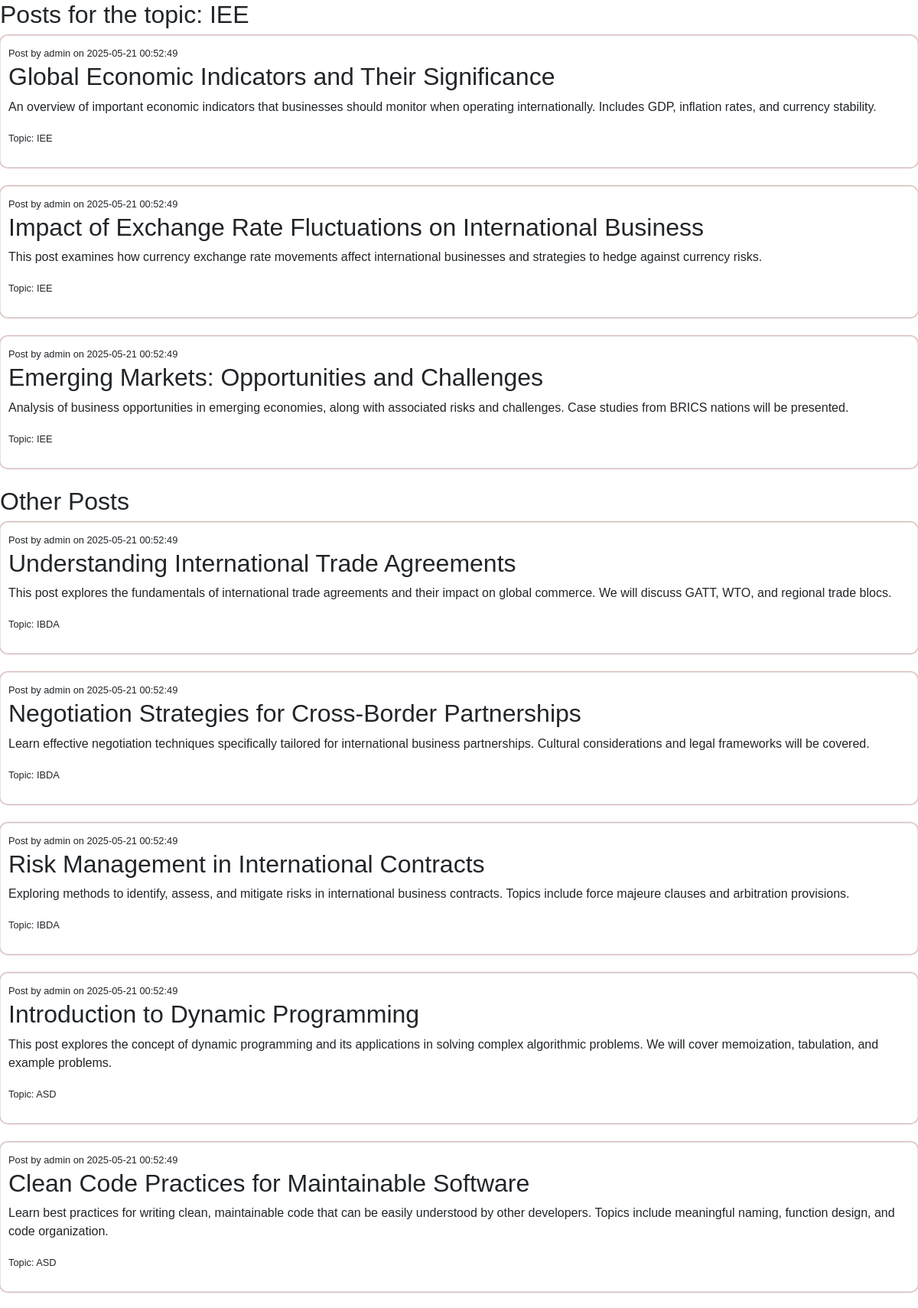
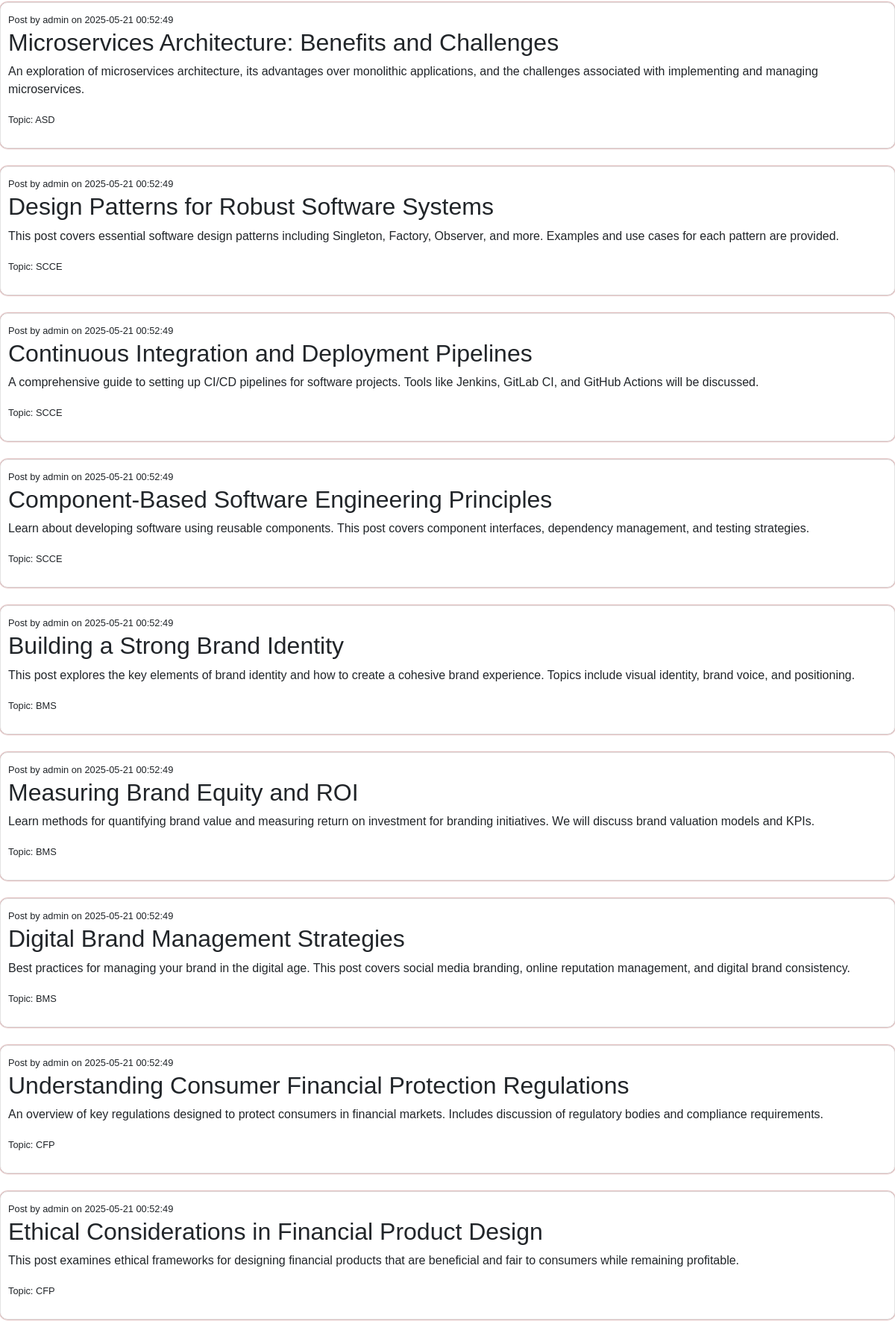
The app's page /view_posts.php?topic=IEE (upper part) with its own data (2 pictures, top to bottom).
### tables this page shows
CREATE TABLE IF NOT EXISTS posts (
    id INT AUTO_INCREMENT PRIMARY KEY,
    user_id INT NOT NULL,
    title VARCHAR(255) NOT NULL,
    content TEXT NOT NULL,
    topic VARCHAR(100) NOT NULL,
    created_at TIMESTAMP DEFAULT CURRENT_TIMESTAMP,
    FOREIGN KEY (user_id) REFERENCES users(id) ON DELETE CASCADE
);

CREATE TABLE IF NOT EXISTS users (
    id INT AUTO_INCREMENT PRIMARY KEY,
    username VARCHAR(50) NOT NULL UNIQUE,
    password VARCHAR(255) NOT NULL,
    email VARCHAR(100) NOT NULL UNIQUE,
    created_at TIMESTAMP DEFAULT CURRENT_TIMESTAMP
);

### view_posts.php (the view, shortened to what this page needs)
<!DOCTYPE html>
<html lang="en">
<head>
    <link href="https://stackpath.bootstrapcdn.com/bootstrap/4.5.2/css/bootstrap.min.css" rel="stylesheet">
    <link href="css/styles.css" rel="stylesheet">
</head>
<body>
    <?php
    include 'db.php';
    $selectedTopic = isset($_GET['topic']) ? $_GET['topic'] : '';
    if ($selectedTopic) {
        $sql = "SELECT posts.id, posts.title, posts.content, posts.topic, posts.created_at, users.username
                FROM posts
                JOIN users ON posts.user_id = users.id
                WHERE posts.topic = '$selectedTopic'
                ORDER BY posts.created_at DESC";
    }
    $result = $conn->query($sql);
    if ($result && $result->num_rows > 0) {
        echo "<h2>Posts for the topic: " . ($selectedTopic ? $selectedTopic : 'All Topics') . "</h2>";
        while ($row = $result->fetch_assoc()) {
            echo displayPost($row, $conn);
        }
    } else {
        echo "<p>No posts found for the selected topic.</p>";
    }
    if ($selectedTopic) {
        $sql = "SELECT posts.id, posts.title, posts.content, posts.topic, posts.created_at, users.username
                FROM posts
                JOIN users ON posts.user_id = users.id
                WHERE posts.topic != '$selectedTopic'";
        $sql .= " ORDER BY posts.created_at DESC";
        $result = $conn->query($sql);
        if ($result && $result->num_rows > 0) {
            echo "<h2>Other Posts</h2>";
            while ($row = $result->fetch_assoc()) {
                echo displayPost($row, $conn);
            }
        }
    }
    function displayPost($row, $conn) {
        echo "<div class='post mb-4 post-container'>";
        echo "<small class='post-meta'>Post by " . htmlspecialchars($row['username']) . " on " . $row['created_at'] . "</small>";
        echo "<h2 class='post-title'>" . htmlspecialchars($row['title']) . "</h2>";
        echo "<p class='post-content'>" . nl2br(htmlspecialchars($row['content'])) . "</p>";
        echo "<small class='post-topic'>Topic: " . htmlspecialchars($row['topic']) . "</small><br>";
        $post_id = $row['id'];
        $comment_sql = "SELECT comments.id, comments.content, comments.created_at, users.username
                        FROM comments
                        JOIN users ON comments.user_id = users.id
                        WHERE comments.post_id='$post_id'
                        ORDER BY comments.created_at DESC";
        $comment_result = $conn->query($comment_sql);
        echo "</div>";
    }
    ?>
</body>
</html>

### css/styles.css (style rules this page uses)
* { margin: 0; padding: 0; outline: none; box-sizing: border-box; font-family: 'Poppins', sans-serif; }
.post { border: 1px solid #e3e3e3; padding: 10px; margin-bottom: 20px; border-radius: 10px; box-shadow: 0px 0px 2px #800507; }

### records on screen
posts: user.username "admin", created_at "2025-05-21 00:52:49", title "Global Economic Indicators and Their Significance", content "An overview of important economic indicators that businesses should monitor when operating internationally. Includes GDP, inflation rates, and currency stability.", topic "IEE"
posts: user.username "admin", created_at "2025-05-21 00:52:49", title "Impact of Exchange Rate Fluctuations on International Business", content "This post examines how currency exchange rate movements affect international businesses and strategies to hedge against currency risks.", topic "IEE"
posts: user.username "admin", created_at "2025-05-21 00:52:49", title "Emerging Markets: Opportunities and Challenges", content "Analysis of business opportunities in emerging economies, along with associated risks and challenges. Case studies from BRICS nations will be presented.", topic "IEE"
posts: user.username "admin", created_at "2025-05-21 00:52:49", title "Understanding International Trade Agreements", content "This post explores the fundamentals of international trade agreements and their impact on global commerce. We will discuss GATT, WTO, and regional trade blocs.", topic "IBDA"
posts: user.username "admin", created_at "2025-05-21 00:52:49", title "Negotiation Strategies for Cross-Border Partnerships", content "Learn effective negotiation techniques specifically tailored for international business partnerships. Cultural considerations and legal frameworks will be covered.", topic "IBDA"
posts: user.username "admin", created_at "2025-05-21 00:52:49", title "Risk Management in International Contracts", content "Exploring methods to identify, assess, and mitigate risks in international business contracts. Topics include force majeure clauses and arbitration provisions.", topic "IBDA"
posts: user.username "admin", created_at "2025-05-21 00:52:49", title "Introduction to Dynamic Programming", content "This post explores the concept of dynamic programming and its applications in solving complex algorithmic problems. We will cover memoization, tabulation, and example problems.", topic "ASD"
posts: user.username "admin", created_at "2025-05-21 00:52:49", title "Clean Code Practices for Maintainable Software", content "Learn best practices for writing clean, maintainable code that can be easily understood by other developers. Topics include meaningful naming, function design, and code organization.", topic "ASD"
posts: user.username "admin", created_at "2025-05-21 00:52:49", title "Microservices Architecture: Benefits and Challenges", content "An exploration of microservices architecture, its advantages over monolithic applications, and the challenges associated with implementing and managing microservices.", topic "ASD"
posts: user.username "admin", created_at "2025-05-21 00:52:49", title "Design Patterns for Robust Software Systems", content "This post covers essential software design patterns including Singleton, Factory, Observer, and more. Examples and use cases for each pattern are provided.", topic "SCCE"
posts: user.username "admin", created_at "2025-05-21 00:52:49", title "Continuous Integration and Deployment Pipelines", content "A comprehensive guide to setting up CI/CD pipelines for software projects. Tools like Jenkins, GitLab CI, and GitHub Actions will be discussed.", topic "SCCE"
posts: user.username "admin", created_at "2025-05-21 00:52:49", title "Component-Based Software Engineering Principles", content "Learn about developing software using reusable components. This post covers component interfaces, dependency management, and testing strategies.", topic "SCCE"
posts: user.username "admin", created_at "2025-05-21 00:52:49", title "Building a Strong Brand Identity", content "This post explores the key elements of brand identity and how to create a cohesive brand experience. Topics include visual identity, brand voice, and positioning.", topic "BMS"
posts: user.username "admin", created_at "2025-05-21 00:52:49", title "Measuring Brand Equity and ROI", content "Learn methods for quantifying brand value and measuring return on investment for branding initiatives. We will discuss brand valuation models and KPIs.", topic "BMS"
posts: user.username "admin", created_at "2025-05-21 00:52:49", title "Digital Brand Management Strategies", content "Best practices for managing your brand in the digital age. This post covers social media branding, online reputation management, and digital brand consistency.", topic "BMS"
posts: user.username "admin", created_at "2025-05-21 00:52:49", title "Understanding Consumer Financial Protection Regulations", content "An overview of key regulations designed to protect consumers in financial markets. Includes discussion of regulatory bodies and compliance requirements.", topic "CFP"
posts: user.username "admin", created_at "2025-05-21 00:52:49", title "Ethical Considerations in Financial Product Design", content "This post examines ethical frameworks for designing financial products that are beneficial and fair to consumers while remaining profitable.", topic "CFP"

### other values on screen
$selectedTopic "IEE"
